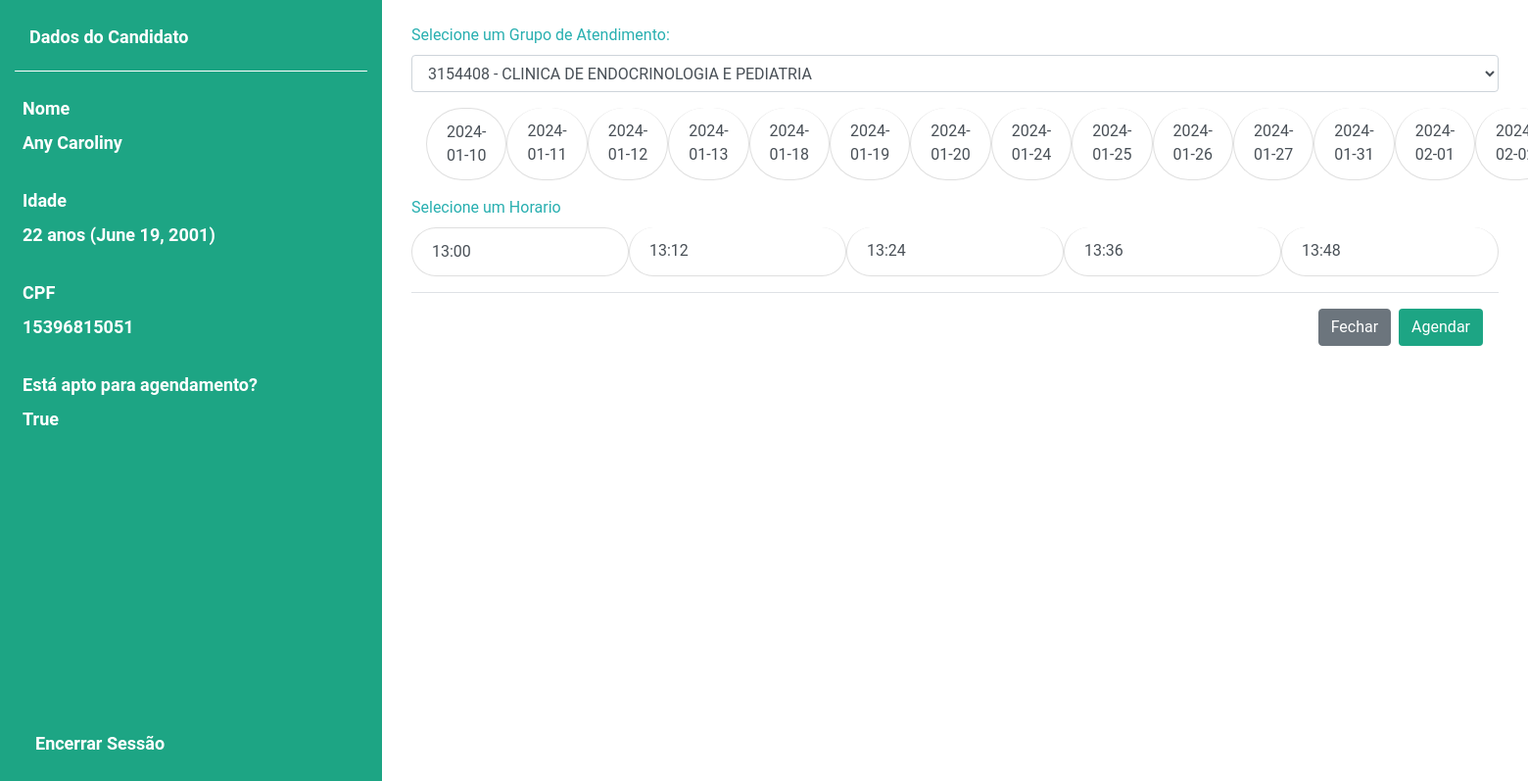
Screenshot of /agendamento/ (signed in) with the database file from the repository.
### candidato/models.py (models this page shows, shortened)
class Candidato(AbstractUser):
    nome_completo = models.CharField(max_length=255)
    cpf = models.CharField(max_length=14, unique=True)
    data_nascimento = models.DateField()
    grupo_atendimento = models.CharField(max_length=255, blank=True, null=True)
    teve_covid = models.BooleanField(default=False)
    REQUIRED_FIELDS = ['nome_completo', 'data_nascimento']

### agendamento/views.py (the view, shortened to what this page needs)
# urls.py: path('', views.agendamento_view, name='agendamento'),
def agendamento_view(request):
    if request.method == 'GET':
        usuario = request.user
        estabelecimentos = obter_estabelecimentos()
        dados_usuario = obter_dados_usuario(usuario)
        idade = dados_usuario['idade']
        datas = disponibilidade_estabelecimento(Estabalecimento.objects.get(id=1))
        hora = horario_por_idade(idade)
        print(horarios_disponiveis(1, '2024-01-17', '13'))
        return render(request, 'form_agendamento.html', {
            'estabelecimentos': estabelecimentos,
            'dados_usuario': dados_usuario,
            'hora': hora,
            'datas': datas,
        })

### agendamento/utils.py (called while the page is built)
def disponibilidade_estabelecimento(estabelecimento):
    estabelecimentos = Agendamento.objects.filter(estabelecimento_id=estabelecimento)
    datas_iguais = estabelecimentos.values('data', 'hora').annotate(total=Count('data'))
    indisponiveis = {'data': [], 'hora':[]}
    for agendamento in datas_iguais:
        if agendamento['total'] >= 5:
            indisponiveis['hora'].append(agendamento['hora'])
    indisponiveis['data'].append(agendamento['data'])
    ano_atual = datetime.now().year
    mes_atual = datetime.now().month
    mes_seguinte = mes_atual + 1
    datas = obter_dias_quarta_a_sabado(ano_atual, mes_atual)
    datas += obter_dias_quarta_a_sabado(ano_atual, mes_seguinte)
    for data in indisponiveis['data']:
        data = str(data)
        if data in datas:
            datas.remove(data)
    return datas

def obter_dia_da_semana(data):
    data_formatada = datetime.strptime(data, '%Y-%m-%d')
    dia_da_semana = data_formatada.weekday()
    return dia_da_semana

def obter_dias_quarta_a_sabado(ano, mes):
    semanas = calendar.monthcalendar(ano, mes)
    datas = []
    for semana in semanas:
        for dia in semana:
            if dia != 0:
                data = f'{ano}-{mes:02d}-{dia:02d}'
                if obter_dia_da_semana(data) not in [0, 1, 6] and validar_data_agendamento(data):
                    datas.append(data)
    return datas

def horarios_disponiveis(estabelecimento, data, hora):
    minutos = ['00', '12', '24', '36', '48']
    agendamentos = Agendamento.objects.filter(estabelecimento_id=estabelecimento)
    horas = agendamentos.filter(data=data, hora=hora)
    for hora in horas:
        if hora.minuto in minutos:
            minutos.remove(hora.minuto)
    return minutos

def horario_por_idade(idade):
    if idade >= 18 and idade <= 29:
        hora = 13
    elif idade >= 30 and idade <= 39:
        hora = 14
    elif idade >= 40 and idade <= 49:
        hora = 15
    elif idade >= 50 and idade <= 59:
        hora = 16
    else:
        hora = 17
    return hora

### candidato/utils.py (called while the page is built)
def obter_dados_usuario(usuario):
    data_nascimento = usuario.data_nascimento
    idade = calcular_idade(data_nascimento)
    apto = verificar_apto(usuario.teve_covid, data_nascimento, usuario.grupo_atendimento)
    return {
        'nome': usuario.nome_completo,
        'data_nascimento': data_nascimento,
        'idade': idade,
        'cpf': usuario.cpf,
        'apto': apto,
    }

### agendamento/templates/form_agendamento.html (shortened to what this page needs)
{% extends 'base_autenticado.html' %}
{% load static %}
{% block 'nome' %}
    {{ dados_usuario.nome }}
{% endblock %}
{% block 'data' %}
    {{ dados_usuario.idade }} anos ({{ dados_usuario.data_nascimento }})
{% endblock %}
{% block 'cpf' %}
    {{ dados_usuario.cpf }}
{% endblock %}
{% block 'apto' %}
    {{ dados_usuario.apto }}
{% endblock %}
{% block 'dashboard'%}
<div class="container">
    <form method="post" action="{% url 'agendamento:agendamento' %}">
            <div class="form-group">
                <label for="estabelecimento">Selecione um Grupo de Atendimento:</label>
                <select class="form-control" name="estabelecimento" id="estabelecimento">
                    {% for estabelecimento in estabelecimentos %}
                        <option value="{{ estabelecimento.codigo }},{{ estabelecimento.nome }}">{{ estabelecimento.codigo }} - {{ estabelecimento.nome }}</option>
                    {% endfor %}
                </select>
            </div>
            <div class="form-group">
                <div class="container">
                    <div class="d-flex" id="itens">
                        {% for data in datas %}
                            <a href="#" class="list-group-item list-group-item-action rounded-pill data" data-item="{{ data }}" onclick="selecionarData('{{ data }}')">{{ data }}</a>
                        {% endfor %}
                    </div>
                </div>
            </div>
            <div class="form-group">
                <label for="horario">Selecione um Horario</label>
                <div class="d-flex" id="itens">
                    <a href="#" class="list-group-item list-group-item-action rounded-pill hora" data-item="{{ hora }}:00" onclick="selecionarHora('{{ hora }}:00')">{{ hora }}:00</a>
                    <a href="#" class="list-group-item list-group-item-action rounded-pill hora" data-item="{{ hora }}:12" onclick="selecionarHora('{{ hora }}:12')">{{ hora }}:12</a>
                    <a href="#" class="list-group-item list-group-item-action rounded-pill hora" data-item="{{ hora }}:24" onclick="selecionarHora('{{ hora }}:24')">{{ hora }}:24</a>
                    <a href="#" class="list-group-item list-group-item-action rounded-pill hora" data-item="{{ hora }}:36" onclick="selecionarHora('{{ hora }}:36')">{{ hora }}:36</a>
                    <a href="#" class="list-group-item list-group-item-action rounded-pill hora" data-item="{{ hora }}:48" onclick="selecionarHora('{{ hora }}:48')">{{ hora }}:48</a>
                </div>
            </div>
            <div class="modal-footer">
                <a href="{% url 'pagina_inicial'%}"><button type="button" class="btn btn-secondary" data-dismiss="modal">Fechar</button></a>
                <button type="submit" class="btn custom-btn">Agendar</button>
            </div>
    </form>
</div>
{% endblock %}

### templates/static/general/css/base.css (style rules this page uses)
* { margin: 0; padding: 0; box-sizing: border-box; font-family: 'Roboto', sans-serif; }
.custom-btn { background-color: var(--differential-color); text-decoration: none; color: #ffffff; }

### templates/static/general/css/general.css (style rules this page uses)
:root { --main-color: #28afb0; --dark-color: #1f192f; --light-color: #eee5e5; --contrast-color: #f0f7da; --differential-color: #1DA584; --backgroud-color: rgb(244, 252, 244); --dark-sidebar-color: #343a40; --light-sidebar-color: #495057; }

### rows the page displays
Candidato: nome "Any Caroliny", data_nascimento "June 19, 2001", cpf "15396815051"

### other values shown
{{ dados_usuario.idade }} "22"
{{ dados_usuario.apto }} "True"
{{ data }} "2024-01-10" "2024-01-11" "2024-01-12" "2024-01-13" "2024-01-18" "2024-01-19" "2024-01-20" "2024-01-24" "2024-01-25" "2024-01-26" "2024-01-27" "2024-01-31" "2024-02-01"
{{ hora }} "13"
form field estabelecimento "3154408 - CLINICA DE ENDOCRINOLOGIA E PEDIATRIA"
